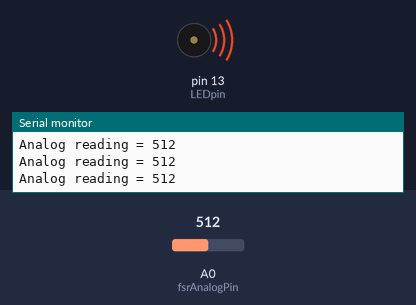
Recording of a sketch running on a simulated Arduino Uno, built with avr-gcc and run on an emulated ATmega328P. On the bench: buzzer (waves = sounding), the last lines printed to the serial monitor. Inputs (shaded band) come from the test bench; at power-on: A0 (fsrAnalogPin) = 512.

Above: at 0.9 s.
1.3 s: A0 (fsrAnalogPin) set to 308
4.3 s: A0 (fsrAnalogPin) set to 292
At 5.5 s:
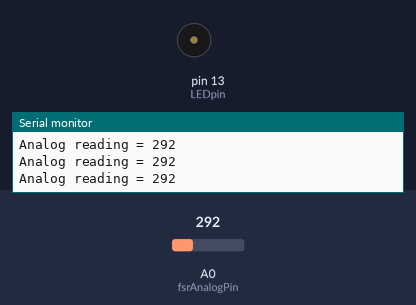
5.8 s: A0 (fsrAnalogPin) set to 306
At 6.32 s:
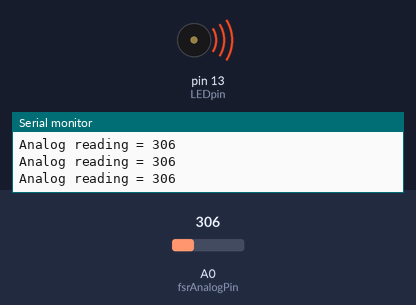
8.8 s: A0 (fsrAnalogPin) set to 290
At 9.8 s:
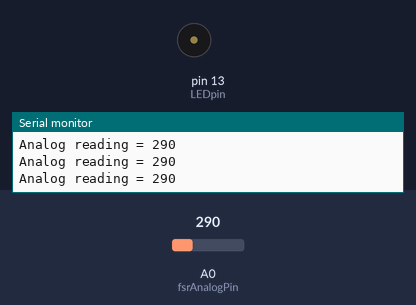
Timing chart, 0 to 11.3 s (numbered marks = the images above; inputs shaded):
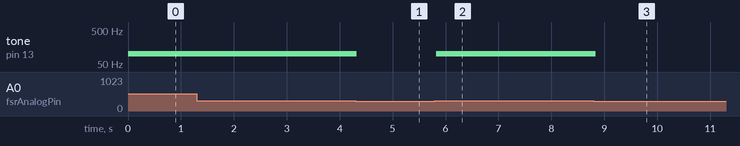

The sketch:

sketch_feb17a.ino
```cpp
int fsrAnalogPin = 0; // FSR is connected to analog 0
int LEDpin = 13;      // connect Red LED to pin 11 (PWM pin)
int fsrReading;      // the analog reading from the FSR resistor divider
int LEDbrightness;

void setup(void) {
  Serial.begin(9600);   // We'll send debugging information via the Serial monitor
  pinMode(LEDpin, OUTPUT);

}

void loop(void) {
  fsrReading = analogRead(fsrAnalogPin);
  Serial.print("Analog reading = ");
  Serial.println(fsrReading);


  //
  if (fsrReading>300){
    tone(LEDpin,100,100);
  }


  delay(100);
}
```

Measured:
- the behaviour switches between 301 and 300 on A0 (fsrAnalogPin) (found by bisection; images 0 and 1)
- after the input at 4.3 s, tone on pin 13 (LEDpin): 100 Hz → silent at once
- after the input at 5.8 s, tone on pin 13 (LEDpin): silent → 100 Hz at once
- after the input at 8.8 s, tone on pin 13 (LEDpin): 100 Hz → silent at once
